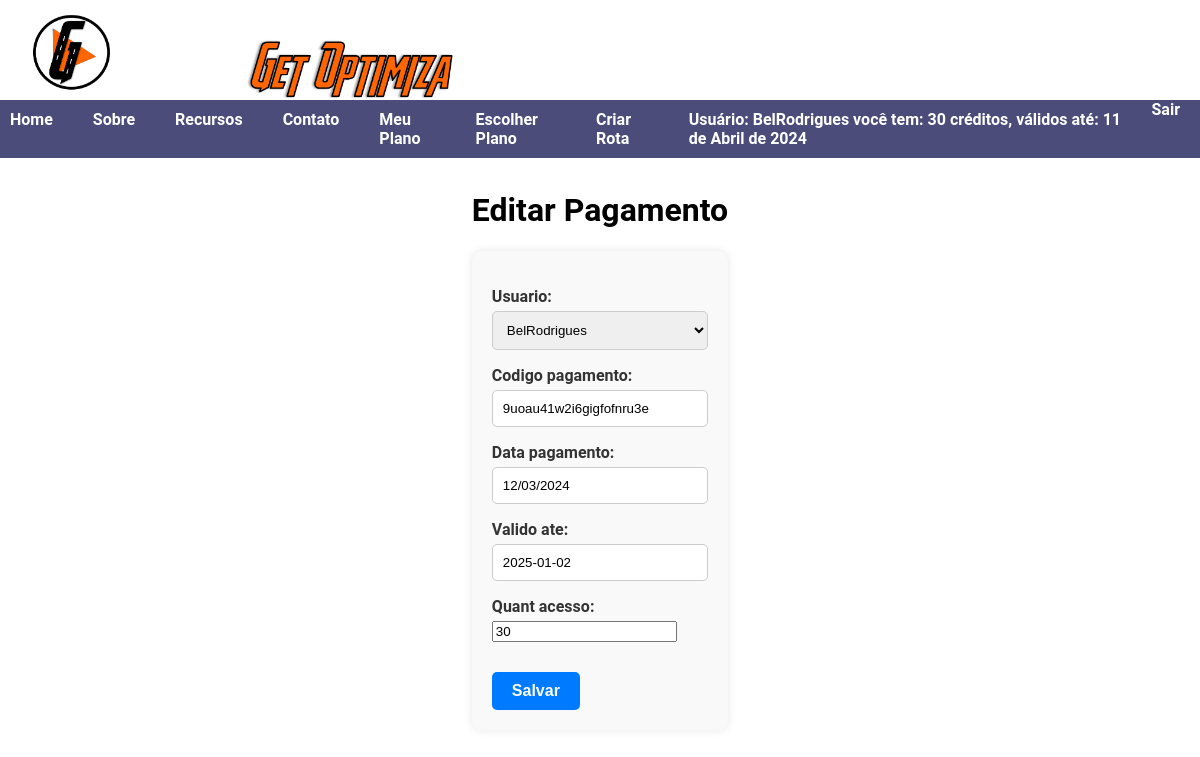
The page /editar_pagamento/2/ (signed in) on the database as committed earlier.
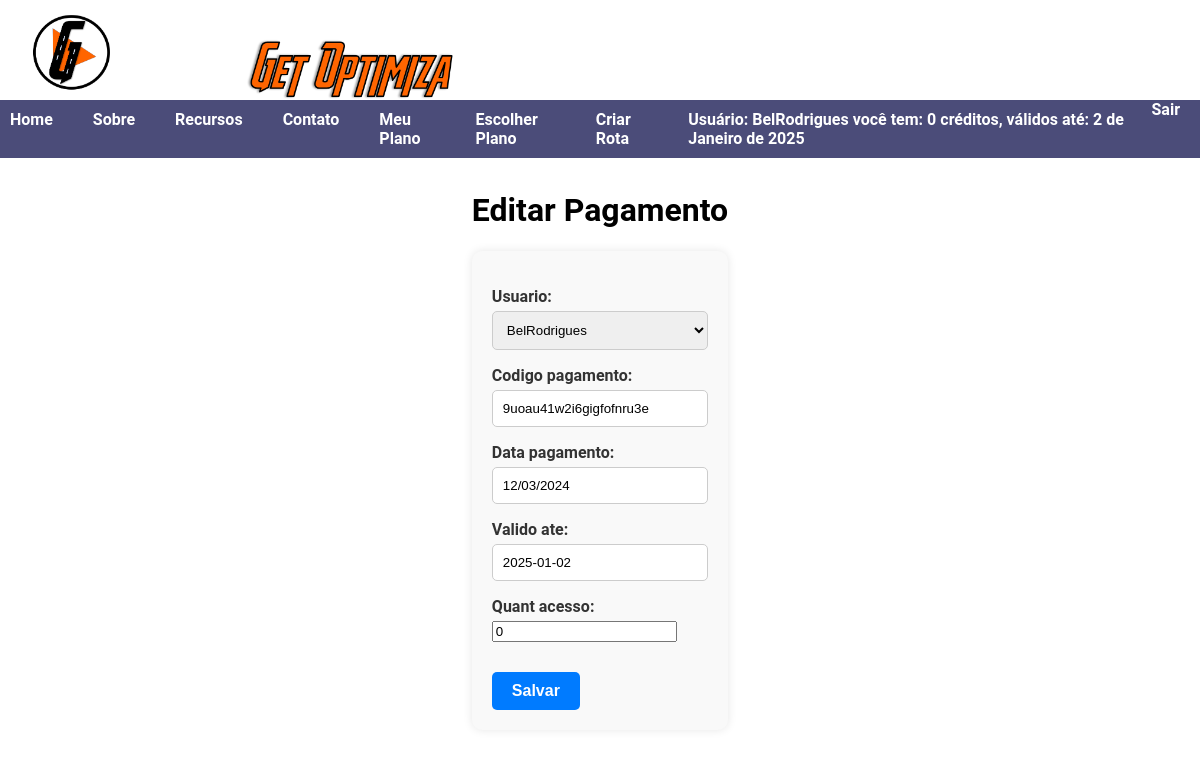
The same page on the database as committed later.
### roteirizacao/models.py (models this page shows, shortened)
class CustomUser(AbstractUser):
    choices_cargo = (
        ('U', 'Usuario'),
        ('Admin', 'Administrador'),
    )
    cargo = models.CharField(max_length=5, choices=choices_cargo)
    email = models.EmailField(unique=True)
    is_active = models.BooleanField(default=True)
    objects = CustomUserManager()
    groups = models.ManyToManyField('auth.Group', related_name='custom_user_set', blank=True)
    user_permissions = models.ManyToManyField('auth.Permission', related_name='custom_user_set', blank=True)
    def __init__(self, *args, **kwargs):
        super().__init__(*args, **kwargs)
        if not self.cargo:
            self.cargo = 'U'  # Define um valor padrão para o cargo caso não seja especificado
    class Meta:
        permissions = [
            ("pode_add_endereco", "Pode Adicionar Endereco"),
            ("pode_alterar_endereco", "Pode Alterar Endereco"),
            ("pode_deletar_endereco", "Pode Deletar Endereco"),
        ]

class Pagamento(models.Model):
    usuario = models.ForeignKey(settings.AUTH_USER_MODEL, on_delete=models.SET_NULL, null=True)  # Use settings.AUTH_USER_MODEL
    codigo_pagamento = models.CharField(max_length=30, null=True)
    data_pagamento = models.DateField(null=True, blank=True)
    valido_ate = models.DateField(null=True, blank=True)
    quant_acesso = models.IntegerField(default=0)
    class Meta:
        permissions = [
            ("ver_pagamento", "Pode Ver Pagamento"),
        ]

### roteirizacao/views.py (the view)
# urls.py: path('editar_pagamento/<int:pagamento_id>/', editar_pagamento, name='editar_pagamento'),
@login_required
def editar_pagamento(request, pagamento_id):
    pagamento = get_object_or_404(Pagamento, pk=pagamento_id)
    if request.method == 'POST':
        form = PagamentoForm(request.POST, instance=pagamento)
        if form.is_valid():
            form.save()
            return redirect('lista_pagamento')
    else:
        form = PagamentoForm(instance=pagamento)
    return render(request, 'editar_pagamento.html', {'form': form, 'pagamento': pagamento})

### roteirizacao/forms.py
class PagamentoForm(forms.ModelForm):
    usuario = forms.ModelChoiceField(queryset=CustomUser.objects.all())  # Use o modelo CustomUser
    class Meta:
        model = Pagamento
        fields = ['id','usuario', 'codigo_pagamento' ,'data_pagamento', 'valido_ate', 'quant_acesso']

### roteirizacao/templates/editar_pagamento.html (shortened to what this page needs)
{% extends 'base.html' %}
{% load static %}
{% block content %}
<div class="container">
    <h1>Editar Pagamento</h1>
    <form method="post" class="payment-form">
        <div class="form-group">
            {{ form.as_p }}
        </div>
        <button type="submit" class="btn btn-primary">Salvar</button>
    </form>
</div>
{% endblock %}

### roteirizacao/templates/base.html (shortened to what this page needs)
{% load static %}
<!DOCTYPE html>
<html lang="pt-br">
<head>
    <link rel="stylesheet" type="text/css" href="https://cdnjs.cloudflare.com/ajax/libs/slick-carousel/1.8.1/slick.css"/>
    <link rel="stylesheet" type="text/css" href="https://cdnjs.cloudflare.com/ajax/libs/slick-carousel/1.8.1/slick-theme.css"/>
    <link rel="stylesheet" href="{% static 'style.css' %}">
</head>
<body>
    <div class="header-container">
        <div class="logo">
            <img src="{% static 'img/LogoGetSite.png' %}" alt="Logo da Empresa">
        </div>
        <div class="logo">
            <img src="{% static 'img/getoptimiza.png' %}" alt="Logo da Empresa 2" style="width: 40%;">
        </div>
        <nav class="nav-home">
            <ul>
                <li><a href="{% url 'home' %}">Home</a></li>
                <li><a href="#about">Sobre</a></li>
                <li><a href="#features">Recursos</a></li>
                <li><a href="#contact">Contato</a></li>
                <li><a href="#">Meu Plano</a></li>
                <li><a href="{% url 'escolher_plano' %}">Escolher Plano</a></li>
                <li><a href="{% url 'autoriza_criar_rota' %}">Criar Rota</a></li>
                {% if user.is_authenticated %}
                <li><a href="#">Usuário: {{ user.username }} você tem: {{ pagamento.quant_acesso }} créditos,  válidos até: {{ pagamento.valido_ate }}</a></li>
                <a href="#" onclick="event.preventDefault(); document.getElementById('logout-form').submit();">Sair</a>
                {% else %}
                    <li><a href="{% url 'login' %}">Login</a></li>
                    <li><a href="{% url 'signup' %}">Cadastro</a></li>
                {% endif %}
            </ul>
        </nav>
    </div>
    <main>
        <div class="main-container">
        {% block content %}
        {% endblock %}
        </div>
    </main>
</body>
</html>

### roteirizacao/static/style.css (style rules this page uses)
:root { --cor-primaria: #f38f00; --cor-secundaria: #023398; --cor-2: #ffa71e; --cor-3: #00f48f; --cor-4: #35ffa8; --cor-5: #9900ff; }
body { font-family: 'Roboto', sans-serif; background-color: #ffffff; color: #000000; margin: 0; padding: 0; }
.main-container { display: flex; justify-content: center; margin: 0 10px; }
.header-container { position: fixed; top: 0; width: 100%; background-color: #ffffff; z-index: 1000; display: flex; align-items: center; }
.logo { position: relative; top: 0; left: 0; margin-right: 10px; text-align: left; padding: 10px; }
.logo img { width: 100px; height: auto; }
.nav-home { background-color: #0b0d4abc; position: fixed; top: 0; left: 0; width: 100%; z-index: 1000; display: flex; margin-top: 100px; }
.nav-home ul { list-style: none; padding: 0; margin: 0; display: flex; }
.nav-home li { margin: 0; padding: 10px; display: inline; }
.nav-home a { text-decoration: none; color: white; font-weight: bold; font-size: 16px; margin-right: 20px; }
nav ul { list-style-type: none; margin: 0; padding: 0; }
nav ul li { display: inline; margin-right: 20px; }
main { margin-top: 150px; left: auto; }
.form-group { margin-bottom: 20px; }
.form-group label { display: block; margin-bottom: 5px; color: #333; }
a { color: #3498db; }
.btn { display: inline-block; padding: 10px 20px; margin-top: 10px; text-decoration: none; font-size: 16px; border-radius: 4px; font-weight: bold; }
.btn-primary { background-color: #29f425; color: #fff; }
.container { max-width: 500px; margin: auto; padding: 20px; }
.payment-form { background-color: #f9f9f9; padding: 20px; border-radius: 10px; box-shadow: 0 0 10px rgba(0, 0, 0, 0.1); }
label { display: block; margin-bottom: 5px; font-weight: bold; }
input[type="text"], input[type="date"] { width: 100%; padding: 10px; border: 1px solid #ccc; border-radius: 5px; }
select { width: 100%; padding: 10px; border: 1px solid #ccc; border-radius: 5px; }
.btn-primary { background-color: #007bff; color: #fff; padding: 10px 20px; border: none; border-radius: 5px; cursor: pointer; }
.main-container { display: flex; flex-direction: column; align-items: center; margin-top: 100px; }

Rows that differ between the two databases and show on the page:
changed Pagamento "BelRodrigues": quant_acesso "30" → "0"; valido_ate "11 de Abril de 2024" → "2 de Janeiro de 2025"
